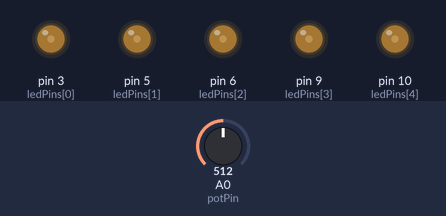
A sketch run on a simulated Arduino Mega 2560, built with avr-gcc and run on an emulated ATmega2560. Parts: output pins drawn as LEDs (lit = HIGH). Inputs (shaded band) come from the test bench; at power-on: A0 (potPin) = 512. What the sketch prints to the serial monitor is not drawn.

Above: at 1.2 s.
1.3 s: A0 (potPin) set to 514
At 4.1 s:
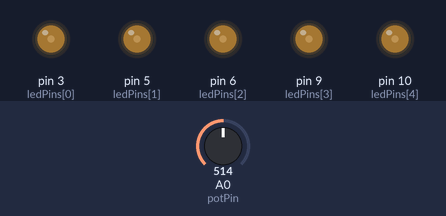
4.3 s: A0 (potPin) set to 900
At 6.7 s:
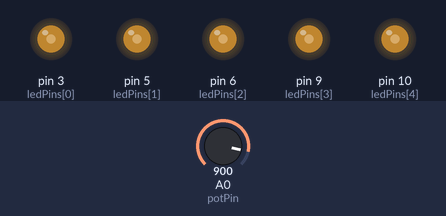
7.3 s: A0 (potPin) set to 1023
10.3 s: A0 (potPin) set to 0
At 11.0 s:
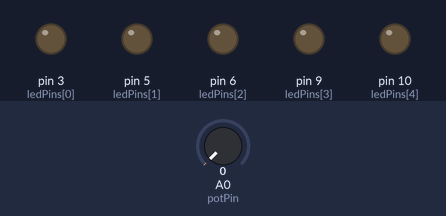
Timing chart, 0 to 12.8 s (numbered marks = the images above; inputs shaded):
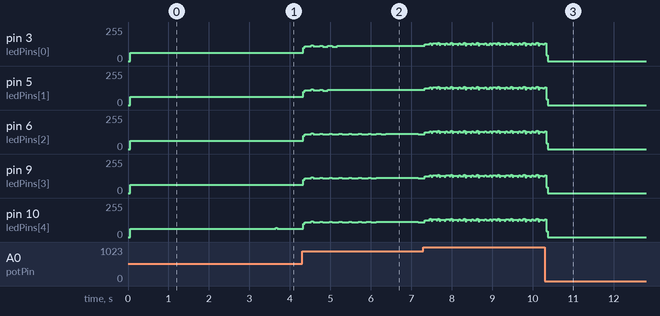

Measured:
- after the input at 1.3 s, pin 10 (ledPins[4]): 62/255 → 68/255 after 2.4 s, → 62/255 0.04 s later

The sketch:

lab1_Duyet_10_led_use_Arduino_Mega.ino
```cpp
// Duyệt 10led sử dụng Arduino MEga

// int ledPins[] = {2, 3, 4, 5, 6, 7, 8, 9, 10, 11}; Trên này sử dụng Arduino MEga 2600, có nhiều chân xung nên thích dùng nhiêu dùng
// arduino bình thường trên lớp chỉ có 6 chân xung, nên dùng 2 đèn điều khiển 1 chân
// Nên dùng 10 đèn cùng 1 loại led màu đỏ, vì điện trở nó phù hợp

int ledPins[] = {3, 5, 6, 9, 10}; // cứ 2 dend thì vào 1 chân, ở đây có 5 chân lần lượt 3, 5, 6, 9, 10

int potPin = A0; // Chân Analog Input của biến trở
int potValue = 0; // Giá trị đọc được từ biến trở

void setup() {
  for (int i = 0; i < 5; i++) {
    pinMode(ledPins[i], OUTPUT);
  }
  Serial.begin(9600);
}

void loop() {
  potValue = analogRead(potPin); // Đọc giá trị từ biến trở
  potValue = map(potValue, 0, 1023, 0, 255); // Chuyển đổi giá trị đọc được về mức độ sáng của LED
  Serial.print(potValue);
  for (int brightness = 0; brightness <= potValue; brightness++) {
    for (int i = 0; i < 5; i++) {
      analogWrite(ledPins[i], brightness); // Thiết lập độ sáng của LED
    }
    //delay(10); // Đợi 10ms để chuyển đến mức độ sáng tiếp theo
  }
}
```
